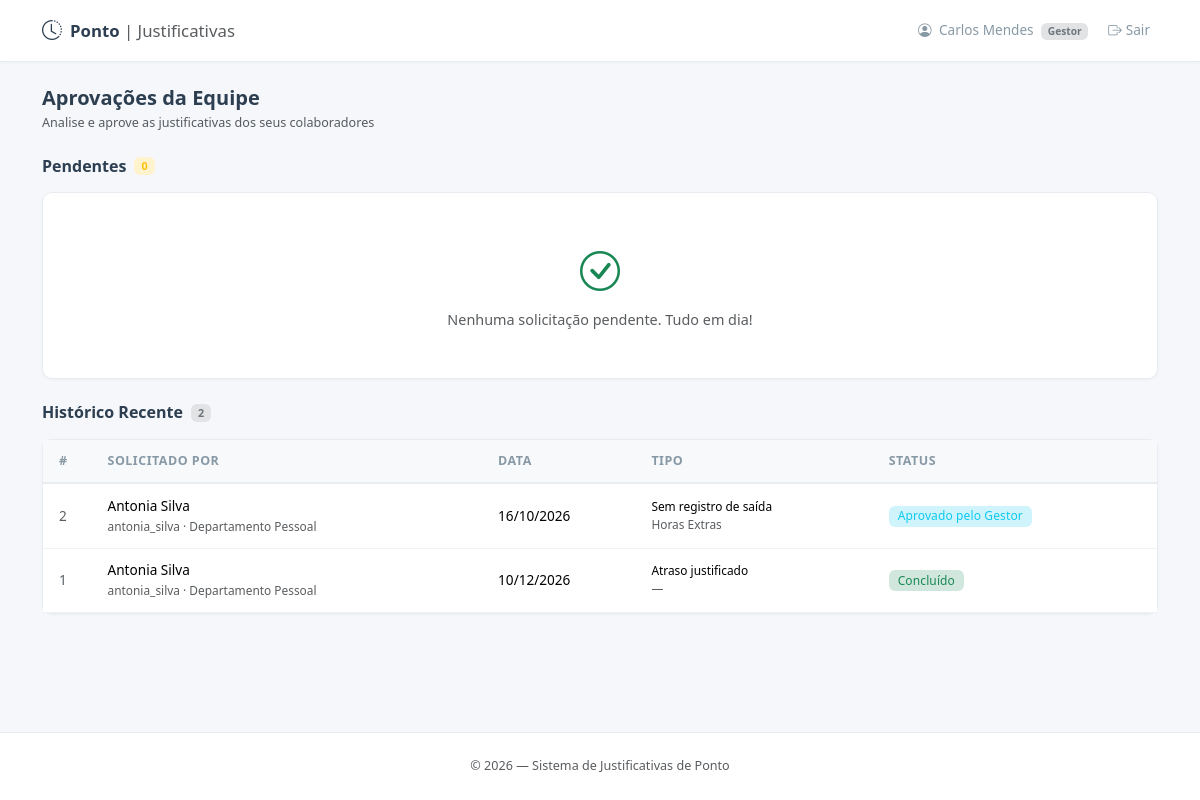
/gestor (signed in), run on the app's committed database.
### models.py (models this page shows, shortened)
class Usuario(UserMixin, db.Model):
    __tablename__ = 'usuarios'
    id = db.Column(db.Integer, primary_key=True)
    matricula = db.Column(db.String(20), unique=True, nullable=False)
    nome = db.Column(db.String(100), nullable=False)
    email = db.Column(db.String(120), unique=True, nullable=False)
    senha_hash = db.Column(db.String(256), nullable=False)
    perfil = db.Column(db.String(20), nullable=False)
    gestor_id = db.Column(db.Integer, db.ForeignKey('usuarios.id'), nullable=True)
    area_id = db.Column(db.Integer, db.ForeignKey('areas.id'), nullable=True)
    ativo = db.Column(db.Boolean, default=True)
    criado_em = db.Column(db.DateTime, default=lambda: datetime.now(timezone.utc))
    gestor = db.relationship('Usuario', remote_side=[id], backref='subordinados')
    area = db.relationship('Area', backref='usuarios')
    solicitacoes = db.relationship('Solicitacao', backref='colaborador',
                                   foreign_keys='Solicitacao.colaborador_id', lazy='dynamic')

class Solicitacao(db.Model):
    __tablename__ = 'solicitacoes'
    id = db.Column(db.Integer, primary_key=True)
    colaborador_id = db.Column(db.Integer, db.ForeignKey('usuarios.id'), nullable=False)
    colaboradores = db.relationship('Colaborador', secondary=solicitacao_colaboradores,
                                    backref=db.backref('solicitacoes', lazy='dynamic'))
    participantes = db.relationship('SolicitacaoParticipante', backref='solicitacao',
                                    cascade='all, delete-orphan', order_by='SolicitacaoParticipante.ordem')
    data_ocorrencia = db.Column(db.Date, nullable=False)
    tipo_ocorrencia = db.Column(db.String(80), nullable=False)
    tipo_justificativa = db.Column(db.String(80), nullable=True)
    horario_entrada = db.Column(db.String(5), nullable=True)
    horario_saida = db.Column(db.String(5), nullable=True)
    motivo = db.Column(db.Text, nullable=False)
    comprovante = db.Column(db.String(255), nullable=True)
    status = db.Column(db.String(30), default='pendente')
    gestor_id = db.Column(db.Integer, db.ForeignKey('usuarios.id'), nullable=True)
    gestor_parecer = db.Column(db.Text, nullable=True)
    gestor_data = db.Column(db.DateTime, nullable=True)
    dp_id = db.Column(db.Integer, db.ForeignKey('usuarios.id'), nullable=True)
    dp_parecer = db.Column(db.Text, nullable=True)
    dp_data = db.Column(db.DateTime, nullable=True)
    criado_em = db.Column(db.DateTime, default=lambda: datetime.now(timezone.utc))
    atualizado_em = db.Column(db.DateTime, default=lambda: datetime.now(timezone.utc),
                               onupdate=lambda: datetime.now(timezone.utc))
    gestor_resp = db.relationship('Usuario', foreign_keys=[gestor_id])
    dp_resp = db.relationship('Usuario', foreign_keys=[dp_id])
    @property
    def status_label(self):
        return {'pendente': 'Pendente', 'aprovado_gestor': 'Aprovado pelo Gestor',
                'recusado_gestor': 'Recusado pelo Gestor', 'aprovado_dp': 'Concluído',
                'recusado_dp': 'Recusado pelo DP'}.get(self.status, self.status)
    @property
    def status_cor(self):
        return {'pendente': 'warning', 'aprovado_gestor': 'info',
                'recusado_gestor': 'danger', 'aprovado_dp': 'success',
                'recusado_dp': 'danger'}.get(self.status, 'secondary')

class Area(db.Model):
    __tablename__ = 'areas'
    id = db.Column(db.Integer, primary_key=True)
    nome = db.Column(db.String(100), unique=True, nullable=False)
    ativo = db.Column(db.Boolean, default=True, nullable=False)

### app.py (the view)
@app.route('/gestor')
@login_required
@perfil_requerido('gestor')
def painel_gestor():
    pendentes = (Solicitacao.query
                 .join(Usuario, Solicitacao.colaborador_id == Usuario.id)
                 .filter(Usuario.gestor_id == current_user.id)
                 .filter((Usuario.area_id == current_user.area_id) | (current_user.area_id == None))
                 .filter(Solicitacao.status == 'pendente')
                 .order_by(Solicitacao.criado_em.desc())
                 .all())
    historico = (Solicitacao.query
                 .join(Usuario, Solicitacao.colaborador_id == Usuario.id)
                 .filter(Usuario.gestor_id == current_user.id)
                 .filter((Usuario.area_id == current_user.area_id) | (current_user.area_id == None))
                 .filter(Solicitacao.status != 'pendente')
                 .order_by(Solicitacao.atualizado_em.desc())
                 .limit(50)
                 .all())
    return render_template('gestor.html', pendentes=pendentes, historico=historico,
                           colaboradores=Colaborador.query.order_by(Colaborador.nome).all(),
                           tipos=TipoJustificativa.query.order_by(TipoJustificativa.nome).all(),
                           tipos_ocorrencia=TIPOS_OCORRENCIA)

### app.py (called while the page is built)
@login_manager.user_loader
def load_user(user_id):
    return db.session.get(Usuario, int(user_id))

@app.context_processor
def inject_now():
    return {'now': datetime.now}

def perfil_requerido(*perfis):
    def decorator(f):
        @wraps(f)
        def wrapper(*args, **kwargs):
            if current_user.perfil not in perfis:
                flash('Acesso não autorizado.', 'danger')
                return redirect(url_for('dashboard'))
            return f(*args, **kwargs)
        return wrapper
    return decorator

### templates/gestor.html (shortened to what this page needs)
{% extends "base.html" %}
{% block content %}
<div class="mb-4">
    <h5 class="fw-600 mb-1">Aprovações da Equipe</h5>
    <p class="text-muted small mb-0">Analise e aprove as justificativas dos seus colaboradores</p>
</div>
<div class="d-flex align-items-center gap-2 mb-3">
    <h6 class="fw-600 mb-0">Pendentes</h6>
    <span class="badge bg-warning-subtle text-warning">{{ pendentes | length }}</span>
</div>
{% if pendentes %}
<div class="row g-3 mb-4">
    {% for s in pendentes %}
    <div class="col-12 col-md-6 col-xl-4">
        <div class="card card-clean card-hover h-100">
            <div class="card-body p-3">
                <div class="d-flex justify-content-between align-items-start mb-2">
                    <div>
                        <span class="fw-600">Solicitante: {{ s.colaborador.nome }}</span>
                        <span class="text-muted small ms-1">#{{ s.id }}</span>
                        <div class="small text-muted mt-1">Colaborador(es): {% for participante in s.participantes %}{{ participante.nome }} ({{ participante.matricula }}){% if not loop.last %}, {% endif %}{% endfor %}</div>
                    </div>
                    <span class="badge bg-warning-subtle text-warning badge-status">Pendente</span>
                </div>
                <div class="row g-1 small text-muted mb-2">
                    <div class="col-6"><i class="bi bi-calendar3 me-1"></i>{{ s.data_ocorrencia.strftime('%d/%m/%Y') }}</div>
                    <div class="col-6"><i class="bi bi-tag me-1"></i>{{ s.tipo_ocorrencia }}</div>
                    <div class="col-6"><i class="bi bi-file-text me-1"></i>{{ s.tipo_justificativa or '—' }}</div>
                    <div class="col-6">
                        {% if s.horario_entrada %}<i class="bi bi-box-arrow-in-right me-1"></i>{{ s.horario_entrada }}{% endif %}
                    </div>
                    <div class="col-6">
                        {% if s.horario_saida %}<i class="bi bi-box-arrow-right me-1"></i>{{ s.horario_saida }}{% endif %}
                    </div>
                </div>
                <p class="small text-muted mb-2 motivo-truncado" title="{{ s.motivo }}">{{ s.motivo }}</p>
                {% if s.comprovante %}
                <a href="{{ url_for('uploaded_file', filename=s.comprovante) }}" target="_blank"
                   class="small text-primary text-decoration-none d-block mb-3">
                    <i class="bi bi-paperclip me-1"></i>Ver comprovante
                </a>
                {% endif %}
                <div class="d-flex gap-2 mt-auto">
                    <form method="POST" action="{{ url_for('gestor_aprovar', sol_id=s.id) }}" class="flex-fill">
                        <button type="submit" class="btn btn-success btn-sm w-100">
                            <i class="bi bi-check-lg me-1"></i>Aprovar
                        </button>
                    </form>
                    <button type="button" class="btn btn-outline-danger btn-sm flex-fill"
                            data-bs-toggle="modal" data-bs-target="#recusarModal{{ s.id }}">
                        <i class="bi bi-x-lg me-1"></i>Recusar
                    </button>
                </div>
            </div>
        </div>
    </div>
    <div class="modal fade" id="recusarModal{{ s.id }}" tabindex="-1">
        <div class="modal-dialog modal-dialog-centered modal-sm">
            <div class="modal-content border-0 shadow">
                <form method="POST" action="{{ url_for('gestor_recusar', sol_id=s.id) }}">
                    <div class="modal-header border-0 pb-0">
                        <h6 class="modal-title fw-600">Recusar #{{ s.id }}</h6>
                        <button type="button" class="btn-close" data-bs-dismiss="modal"></button>
                    </div>
                    <div class="modal-body">
                        <label class="form-label small fw-500">Motivo da recusa <span class="text-danger">*</span></label>
                        <textarea class="form-control" name="justificativa" rows="3"
                                  placeholder="Explique o motivo..." required></textarea>
                    </div>
                    <div class="modal-footer border-0 pt-0">
                        <button type="button" class="btn btn-light btn-sm" data-bs-dismiss="modal">Cancelar</button>
                        <button type="submit" class="btn btn-danger btn-sm px-3">Confirmar Recusa</button>
                    </div>
                </form>
            </div>
        </div>
    </div>
    {% endfor %}
</div>
{% else %}
<div class="card card-clean mb-4">
    <div class="card-body text-center py-5 text-muted">
        <i class="bi bi-check-circle fs-1 d-block mb-2 text-success"></i>
        <p class="mb-0">Nenhuma solicitação pendente. Tudo em dia!</p>
    </div>
</div>
{% endif %}
<div class="d-flex align-items-center gap-2 mb-3 mt-4">
    <h6 class="fw-600 mb-0">Histórico Recente</h6>
    <span class="badge bg-secondary-subtle text-secondary">{{ historico | length }}</span>
</div>
<div class="card card-clean">
    <div class="card-body p-0">
        {% if historico %}
        <div class="table-responsive">
            <table class="table table-hover align-middle mb-0">
                <thead>
                    <tr>
                        <th class="ps-3">#</th>
                        <th>Solicitado por</th>
                        <th>Data</th>
                        <th>Tipo</th>
                        <th>Status</th>
                    </tr>
                </thead>
                <tbody>
                    {% for s in historico %}
                    <tr>
                        <td class="ps-3 text-muted">{{ s.id }}</td>
                        <td class="fw-500">{{ s.colaborador.nome }}<br><span class="small text-muted">{{ s.colaborador.matricula }}{% if s.colaborador.area %} · {{ s.colaborador.area.nome }}{% endif %}</span></td>
                        <td>{{ s.data_ocorrencia.strftime('%d/%m/%Y') }}</td>
                        <td class="small">{{ s.tipo_ocorrencia }}<br><span class="text-muted">{{ s.tipo_justificativa or '—' }}</span></td>
                        <td>
                            <span class="badge bg-{{ s.status_cor }}-subtle text-{{ s.status_cor }} badge-status">
                                {{ s.status_label }}
                            </span>
                        </td>
                    </tr>
                    {% endfor %}
                </tbody>
            </table>
        </div>
        {% else %}
        <div class="text-center py-4 text-muted small">
            Nenhum registro no histórico.
        </div>
        {% endif %}
    </div>
</div>
{% endblock %}

### templates/base.html (shortened to what this page needs)
<!DOCTYPE html>
<html lang="pt-BR" data-bs-theme="light">
<head>
    <link href="{{ url_for('static', filename='css/bootstrap.min.css') }}" rel="stylesheet">
    <link href="{{ url_for('static', filename='css/bootstrap-icons.min.css') }}" rel="stylesheet">
    <link href="{{ url_for('static', filename='css/style.css') }}" rel="stylesheet">
</head>
<body>
    {% if current_user.is_authenticated %}
    <nav class="navbar navbar-expand-lg sticky-top">
        <div class="container">
            <a class="navbar-brand d-flex align-items-center gap-2" href="{{ url_for('dashboard') }}">
                <i class="bi bi-clock-history fs-5"></i>
                <span>Ponto<span class="fw-light text-muted"> | Justificativas</span></span>
            </a>
            <div class="collapse navbar-collapse" id="navMain">
                <ul class="navbar-nav ms-auto align-items-lg-center gap-lg-1">
                    <li class="nav-item">
                        <span class="nav-link disabled">
                            <i class="bi bi-person-circle me-1"></i>
                            {{ current_user.nome }}
                            <span class="badge bg-secondary-subtle text-secondary ms-1">{{ current_user.perfil|capitalize }}</span>
                        </span>
                    </li>
                    <li class="nav-item">
                        <a class="nav-link text-danger" href="{{ url_for('logout') }}">
                            <i class="bi bi-box-arrow-right me-1"></i>Sair
                        </a>
                    </li>
                </ul>
            </div>
        </div>
    </nav>
    {% endif %}
    <div class="toast-container position-fixed top-0 end-0 p-3" style="z-index:9999">
    </div>
    <main class="container py-4">
        {% block content %}{% endblock %}
    </main>
    <footer class="text-center text-muted small py-4 mt-auto">
        <span>&copy; {{ now().year if now is defined else '2026' }} — Sistema de Justificativas de Ponto</span>
    </footer>
</body>
</html>

### static/css/style.css (style rules this page uses)
:root { --color-primary: #3b5998; --color-primary-hover: #2d4373; --color-bg: #f5f7fa; --color-card: #ffffff; --color-border: #e8ecf1; --color-text: #2c3e50; --color-text-muted: #8899a6; --radius: 10px; --shadow-sm: 0 1px 3px rgba(0, 0, 0, 0.04); --shadow-md: 0 4px 16px rgba(0, 0, 0, 0.06); --transition: all 0.2s ease; }
* { box-sizing: border-box; }
body { font-family: 'Segoe UI', -apple-system, BlinkMacSystemFont, Roboto, 'Helvetica Neue', Arial, sans-serif; background-color: var(--color-bg); color: var(--color-text); font-size: 0.9rem; min-height: 100vh; display: flex; flex-direction: column; }
main { flex: 1; }
.fw-500 { font-weight: 500; }
.fw-600 { font-weight: 600; }
.navbar { background: var(--color-card); border-bottom: 1px solid var(--color-border); box-shadow: var(--shadow-sm); padding: 0.65rem 0; }
.navbar-brand { font-weight: 600; font-size: 1.05rem; color: var(--color-text) !important; }
.nav-link { font-size: 0.85rem; color: var(--color-text-muted) !important; transition: var(--transition); }
.card-clean { background: var(--color-card); border: 1px solid var(--color-border); border-radius: var(--radius); box-shadow: var(--shadow-sm); transition: var(--transition); }
.badge-status { font-weight: 500; font-size: 0.75rem; padding: 0.35em 0.75em; border-radius: 6px; letter-spacing: 0.01em; }
.table { font-size: 0.85rem; }
.table thead th { background: #f8f9fb; border-bottom: 2px solid var(--color-border); font-weight: 600; font-size: 0.78rem; text-transform: uppercase; letter-spacing: 0.04em; color: var(--color-text-muted); padding: 0.75rem 0.5rem; white-space: nowrap; }
.table tbody td { padding: 0.7rem 0.5rem; border-bottom: 1px solid #f0f2f5; vertical-align: middle; }
footer { border-top: 1px solid var(--color-border); background: var(--color-card); }

### data on the page
Usuario: nome "Carlos Mendes", perfil "Gestor"
Solicitacao: id "2", colaborador.nome "Antonia Silva", colaborador.matricula "antonia_silva", colaborador.area.nome "Departamento Pessoal", data_ocorrencia "16/10/2026", tipo_ocorrencia "Sem registro de saída", tipo_justificativa "Horas Extras", status_label "Aprovado pelo Gestor"
Solicitacao: id "1", colaborador.nome "Antonia Silva", colaborador.matricula "antonia_silva", colaborador.area.nome "Departamento Pessoal", data_ocorrencia "10/12/2026", tipo_ocorrencia "Atraso justificado", tipo_justificativa "—", status_label "Concluído"

### other printed values
{{ pendentes | length }} "0"
{{ historico | length }} "2"
